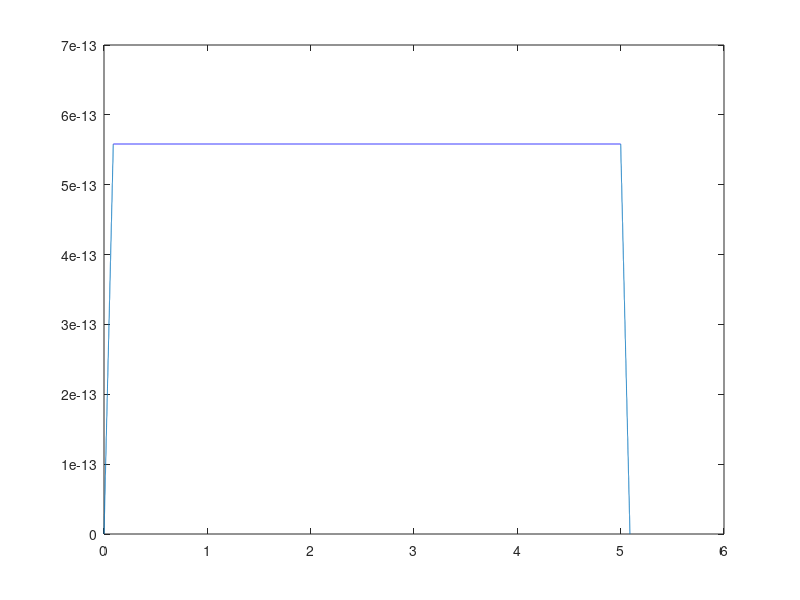

Source code (MATLAB):
    clc
    clear all;
    close all;
    
el_length=10e-6;
h=1e-6;
l=0.25e-6:0.25e-6:el_length/2;

sep= 15e-6; 
A= 30e-6*l(1);
resistivity= 1.176; %NaCl solution resistivity

for i=1:length(h)
    for j=1:length(l)
        a= (sep/2) +l(j);
        b= (j^5)*l(j)/250000;
        if b>h(i)
           break
        end
        L(j)=(pi/2)*(3*(a+b)-sqrt((3*a+b)*(a+3*b)));
        R(j)= resistivity*L(j)/A;
    end
    
    Rp(1)=R(1);

    for k=1:j-2
        Rp(k+1)=Rp(k)*R(k+1)/(Rp(k)+R(k+1));
    end
    Res(i)= Rp(j-1);
end
Res    
    fs=10000; %sampling frequency
    Q=0.03; %flow rate
    
    
    p= 20; %number of peaks
    Vin=1;
    
    k1= 0.00027; %proportionality constant
    period= k1/Q;
    f=1/period; %frequency of signal
    t1= 0:1/fs:5;
    pulse_shape= ones(1,length(t1))*0;
    noise= 2e-12*sqrt(f);
    
    
    
    
            R=Res/p;
            A=30e-6*h;
            D= 2*sqrt(A/pi); %diameter of the channel
        
            d= 100e-9; %particle size
             
            I=Vin/R;
            resistivity= 1.176; %NaCl solution resistivity
            r= -4*resistivity*d^3/(pi*D^4);
            delI= abs((r/Res^2)*Vin);
    
            t = 0:1/fs:(period/2)*p; %duration of signal
            signal_filter= abs(sin(2*pi*f*t)*delI);
         
            I2= ones(1,length(t1))*I;
        
            for k=1:length(t)
                pulse_shape(k+2*fs)= abs(sin(2*pi*f*t(k))*delI);
            end
   
            signal= I2+pulse_shape;
    
            noisy_signal= signal + noise*randn(1, length(t1));
    
            t2= 0:1/fs:5+(period/2)*p;
            C=conv(noisy_signal,signal_filter);
            
            figure
            plot(t2,C);
            
            t3 = 1.5:1/fs:3.5;
            for k=1:length(t3)
                C_truncated(k)= C(1.5*fs+k-1);
            end
        
            t4 = 1.5:1/fs:2;
            for k=1:length(t4)
                C_baseline(k)= C(1.5*fs+k-1);
            end
        
            M= mean(C_baseline);
            maximum_signal = max(C_truncated);
            maximum_noise = max(C_baseline);
            peak_amplitude = maximum_signal - M;
            noise_amplitude = maximum_noise - M;

            SNR = 20*log10(peak_amplitude/noise_amplitude)
        
